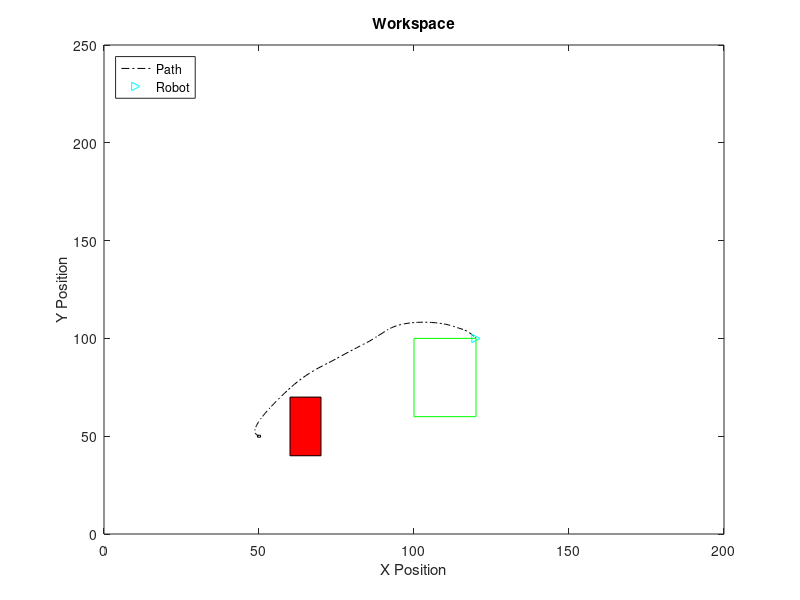

MATLAB code to generate this figure: (Note: this script raises an error after producing the figure.)
% Rensselaer Polytechnic Institute - Julius Lab
% ARM Project
% Author - Chukwuemeka Osaretin Ike
%
% Description:
% This script plots the trajectory created by the goToGoalSMT.py
% script.

clear

load('goToGoalSMT.mat');

% Workspace.
wkSpace = [0 200 0 250]';

% Initial pose.
initPose = [0 50 0 50]';

% Obstacle.
num_obs_p = 4;
obstacle = [60 -70 40 -70]';
obsSize = [-obstacle(2)-obstacle(1) -obstacle(4)-obstacle(3)];
% obstacle = [5 -6 2.5 -9]';

% % The station we will be visiting.
% station = [40 60 180 220]';
% station = [2 -3 8 -9]';
stationSize = [20 40];

% Goal position.
goal = [120 -100 100 -60]';
% goal = [9 -8 9 -8]';

x1 = path(:,2);
y1 = path(:,4);

% Plot the simulation environment with the start point, goal and obstacle.
% Record the video.
% writeObj = VideoWriter('goToGoalSMT', 'MPEG-4');
% writeObj.FrameRate = 5;
% open(writeObj);
figure(1);
for i=1:size(x1,1)
    plot(x1, y1,'k-.'); hold on;
    plot(x1(i), y1(i),'c>'); hold on;
    
    title('Workspace'); xlabel('X Position'); ylabel('Y Position');
    
    rectangle('Position', [initPose(2)-0.5,initPose(4)-0.5,1,1], 'FaceColor', 'none');                      % Start
    rectangle('Position', [obstacle(1), obstacle(3),obsSize], 'FaceColor', 'red');                           % Obstacle
    rectangle('Position', [-goal(2), -goal(4),stationSize], 'EdgeColor', 'green', 'FaceColor', 'none');    % Goal
    
    legend('Path', 'Robot', 'Location', 'northwest'); axis(wkSpace);
%     frame = getframe(gcf);
%     writeVideo(writeObj,frame);
    drawnow;
    hold off;
end
close(writeObj);